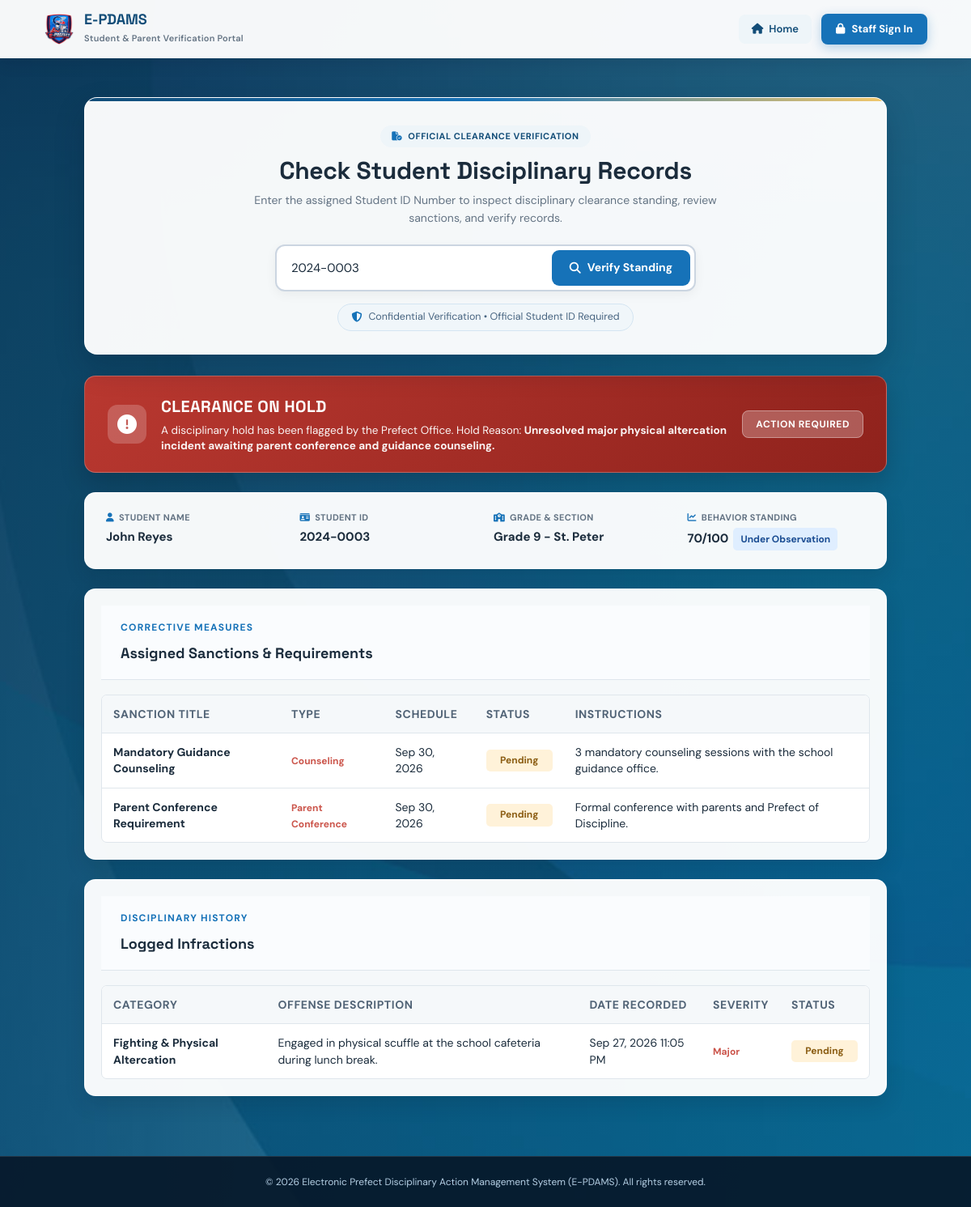
Page /pages/user/dashboard.php?student_number=2024-0003 on the committed database.
### tables this page shows
CREATE TABLE `clearance_hold` (
  `hold_id` int(11) NOT NULL,
  `student_id` int(11) NOT NULL,
  `incident_id` int(11) DEFAULT NULL,
  `violation_id` int(11) DEFAULT NULL,
  `reason` text NOT NULL,
  `placed_by` int(11) DEFAULT NULL,
  `hold_date` date NOT NULL,
  `expected_resolution_date` date DEFAULT NULL,
  `status` varchar(30) NOT NULL DEFAULT 'ON_HOLD',
  `resolution_date` date DEFAULT NULL,
  `resolution_type` varchar(50) DEFAULT NULL,
  `resolution_notes` text DEFAULT NULL,
  `resolved_by` int(11) DEFAULT NULL,
  `release_date` date DEFAULT NULL,
  `released_date` date DEFAULT NULL,
  `release_reason` text DEFAULT NULL,
  `release_notes` text DEFAULT NULL,
  `released_by` int(11) DEFAULT NULL,
  `notes` text DEFAULT NULL,
  `created_at` timestamp NOT NULL DEFAULT current_timestamp(),
  `updated_at` timestamp NOT NULL DEFAULT current_timestamp() ON UPDATE current_timestamp()
);

CREATE TABLE `students` (
  `student_id` int(11) NOT NULL,
  `student_number` varchar(50) NOT NULL,
  `first_name` varchar(50) NOT NULL,
  `middle_name` varchar(50) DEFAULT NULL,
  `last_name` varchar(50) NOT NULL,
  `gender` varchar(20) DEFAULT NULL,
  `grade_level` varchar(50) DEFAULT NULL,
  `section` varchar(50) DEFAULT NULL,
  `parent_name` varchar(100) DEFAULT NULL,
  `parent_contact` varchar(50) DEFAULT NULL,
  `parent_email` varchar(100) DEFAULT NULL,
  `address` text DEFAULT NULL,
  `status` varchar(20) NOT NULL DEFAULT 'Active',
  `created_at` timestamp NOT NULL DEFAULT current_timestamp()
);

CREATE TABLE `sanctions` (
  `sanction_id` int(11) NOT NULL,
  `infraction_id` int(11) NOT NULL,
  `student_id` int(11) NOT NULL,
  `sanction_name` varchar(150) NOT NULL,
  `sanction_type` varchar(50) NOT NULL,
  `description` text DEFAULT NULL,
  `start_date` date DEFAULT NULL,
  `end_date` date DEFAULT NULL,
  `status` varchar(30) NOT NULL DEFAULT 'Pending',
  `assigned_by` int(11) DEFAULT NULL,
  `completion_notes` text DEFAULT NULL,
  `completed_at` datetime DEFAULT NULL,
  `created_at` timestamp NOT NULL DEFAULT current_timestamp()
);

CREATE TABLE `infraction_logging` (
  `infraction_id` int(11) NOT NULL,
  `student_id` int(11) NOT NULL,
  `category_id` int(11) NOT NULL,
  `sanction_id` int(11) DEFAULT NULL,
  `offense_committed` text NOT NULL,
  `date_time` datetime NOT NULL,
  `evidence` text DEFAULT NULL,
  `status` varchar(30) NOT NULL DEFAULT 'Pending',
  `created_at` timestamp NOT NULL DEFAULT current_timestamp()
);

CREATE TABLE `violation_category` (
  `category_id` int(11) NOT NULL,
  `category_name` varchar(100) NOT NULL,
  `severity` enum('Minor','Moderate','Major') NOT NULL DEFAULT 'Minor',
  `status` varchar(20) NOT NULL DEFAULT 'Active',
  `created_at` timestamp NOT NULL DEFAULT current_timestamp()
);

### server/db.php (called while the page is built, shortened)
<?php
function sanitizeStudentNumber($number)
{
    $clean = trim((string) $number);
    if (preg_match('/^[A-Za-z0-9\-_\s]{1,50}$/', $clean)) {
        return $clean;
    }
    return '';
}
function normalizeStudentNumber($number)
{
    return preg_replace('/[^A-Za-z0-9]/', '', (string) $number);
}

### pages/user/dashboard.php (the view, shortened to what this page needs)
<?php
require_once '../../server/db.php';
$conn = getDbConnection();
$rawSearch = trim((string) ($_GET['student_number'] ?? ''));
$searchNumber = sanitizeStudentNumber($rawSearch);
$normalizedSearch = normalizeStudentNumber($searchNumber);
$studentData = null;
$violations = [];
$sanctions = [];
$clearanceHold = null;
$behaviorScore = 100;
$behaviorStatus = 'Excellent Conduct';
$badgeClass = 'approved';
if ($conn && $searchNumber !== '') {
    $stmt = $conn->prepare("SELECT * FROM students
                            WHERE student_number = ?
                               OR REPLACE(REPLACE(REPLACE(student_number, '-', ''), ' ', ''), '_', '') = ?
                            LIMIT 1");
    $stmt->bind_param('ss', $searchNumber, $normalizedSearch);
    $stmt->execute();
    $studentData = $stmt->get_result()->fetch_assoc();
    if ($studentData) {
        $sid = (int) $studentData['student_id'];
        $hStmt = $conn->prepare("SELECT * FROM clearance_hold WHERE student_id = ? AND LOWER(status) IN ('active', 'on_hold') ORDER BY hold_date DESC LIMIT 1");
        $hStmt->bind_param('i', $sid);
        $hStmt->execute();
        $clearanceHold = $hStmt->get_result()->fetch_assoc();
        $vStmt = $conn->prepare("SELECT i.*, vc.category_name, vc.severity FROM infraction_logging i INNER JOIN violation_category vc ON vc.category_id = i.category_id WHERE i.student_id = ? ORDER BY i.date_time DESC");
        $vStmt->bind_param('i', $sid);
        $vStmt->execute();
        $vRes = $vStmt->get_result();
        while ($vr = $vRes->fetch_assoc()) $violations[] = $vr;
        $sStmt = $conn->prepare("SELECT * FROM sanctions WHERE student_id = ? ORDER BY created_at DESC");
        $sStmt->bind_param('i', $sid);
        $sStmt->execute();
        $sRes = $sStmt->get_result();
        while ($sr = $sRes->fetch_assoc()) $sanctions[] = $sr;
        $minorCount = 0;
        $moderateCount = 0;
        $majorCount = 0;
        foreach ($violations as $v) {
            $sev = $v['severity'];
            if ($sev === 'Minor') $minorCount++;
            elseif ($sev === 'Moderate') $moderateCount++;
            elseif ($sev === 'Major') $majorCount++;
        }
        $pStmt = $conn->prepare("SELECT COALESCE(SUM(points), 0) AS total_pts FROM behavior_points WHERE student_id = ?");
        $pStmt->bind_param('i', $sid);
        $pStmt->execute();
        $bonus = (int) ($pStmt->get_result()->fetch_assoc()['total_pts'] ?? 0);
        $deductions = ($minorCount * 2) + ($moderateCount * 5) + ($majorCount * 15);
        $raw = 100 - $deductions + $bonus;
        $behaviorScore = max(0, min(100, $raw));
        if ($behaviorScore >= 90) {
            $behaviorStatus = 'Excellent Conduct';
            $badgeClass = 'approved';
        } elseif ($behaviorScore >= 80) {
            $behaviorStatus = 'Good Conduct';
            $badgeClass = 'approved';
        } elseif ($behaviorScore >= 70) {
            $behaviorStatus = 'Under Observation';
            $badgeClass = 'review';
        } else {
            $behaviorStatus = 'Intervention Required';
            $badgeClass = 'pending';
        }
    }
}
?>
<!DOCTYPE html>
<html lang="en">
<head>
    <link rel="stylesheet" href="../css/style.css?v=animations-v1">
    <link rel="stylesheet" href="https://cdnjs.cloudflare.com/ajax/libs/font-awesome/6.5.2/css/all.min.css">
</head>
<body class="portal-body">
    <div class="portal-page-shell">
        <header class="portal-nav">
            <a href="../../index.php" class="portal-brand">
                <img src="../../assets/logo.png" alt="E-PDAMS Logo">
                <div class="portal-brand-text">
                    <strong>E-PDAMS</strong>
                    <span>Student &amp; Parent Verification Portal</span>
                </div>
            </a>
            <div class="portal-nav-actions">
                <a href="../../index.php" class="nav-btn-home">
                    <i class="fa-solid fa-house"></i>
                    <span>Home</span>
                </a>
                <a href="../../auth/auth_login.php" class="nav-btn-login">
                    <i class="fa-solid fa-lock"></i>
                    <span>Staff Sign In</span>
                </a>
            </div>
        </header>
        <main class="portal-content-wrap">
            <section class="search-hero" aria-label="Student search form">
                <div class="search-badge">
                    <i class="fa-solid fa-file-circle-check"></i>
                    <span>Official Clearance Verification</span>
                </div>
                <h1>Check Student Disciplinary Records</h1>
                <p>Enter the assigned Student ID Number to inspect disciplinary clearance standing, review sanctions, and verify records.</p>
                <form method="get" action="dashboard.php" class="search-input-group" role="search">
                    <input type="text" name="student_number" value="<?= htmlspecialchars($rawSearch); ?>" placeholder="Enter Student ID Number..." required autocomplete="off">
                    <button type="submit">
                        <i class="fa-solid fa-magnifying-glass"></i>
                        <span>Verify Standing</span>
                    </button>
                </form>
                <div class="search-privacy-hint">
                    <i class="fa-solid fa-shield-halved" aria-hidden="true"></i>
                    <span>Confidential Verification &bull; Official Student ID Required</span>
                </div>
            </section>
            <?php if ($studentData): ?>
                <?php if ($clearanceHold): ?>
                    <div class="clearance-banner on_hold" role="alert">
                        <div class="banner-content">
                            <div class="banner-icon">
                                <i class="fa-solid fa-circle-exclamation"></i>
                            </div>
                            <div class="banner-text">
                                <h2>CLEARANCE ON HOLD</h2>
                                <p>A disciplinary hold has been flagged by the Prefect Office. Hold Reason: <strong><?= htmlspecialchars($clearanceHold['reason']); ?></strong></p>
                            </div>
                        </div>
                        <div>
                            <span class="banner-badge">ACTION REQUIRED</span>
                        </div>
                    </div>
                <?php endif; ?>
                <section class="student-profile-summary" aria-label="Student profile overview">
                    <div class="profile-stat-box">
                        <span class="stat-label"><i class="fa-solid fa-user"></i> Student Name</span>
                        <span class="stat-val"><?= htmlspecialchars($studentData['first_name'] . ' ' . $studentData['last_name']); ?></span>
                    </div>
                    <div class="profile-stat-box">
                        <span class="stat-label"><i class="fa-solid fa-id-card"></i> Student ID</span>
                        <span class="stat-val"><?= htmlspecialchars($studentData['student_number']); ?></span>
                    </div>
                    <div class="profile-stat-box">
                        <span class="stat-label"><i class="fa-solid fa-school"></i> Grade &amp; Section</span>
                        <span class="stat-val"><?= htmlspecialchars($studentData['grade_level'] . ' - ' . $studentData['section']); ?></span>
                    </div>
                    <div class="profile-stat-box">
                        <span class="stat-label"><i class="fa-solid fa-chart-line"></i> Behavior Standing</span>
                        <span class="stat-val">
                            <span><?= $behaviorScore; ?>/100</span>
                            <span class="status-badge <?= $badgeClass; ?>"><?= $behaviorStatus; ?></span>
                        </span>
                    </div>
                </section>
                <section class="activity-panel" aria-label="Assigned sanctions">
                    <div class="panel-heading">
                        <div>
                            <p class="eyebrow">Corrective Measures</p>
                            <h2>Assigned Sanctions &amp; Requirements</h2>
                        </div>
                    </div>
                    <div class="records-table-wrap">
                        <table class="records-table">
                            <thead>
                                <tr>
                                    <th>Sanction Title</th>
                                    <th>Type</th>
                                    <th>Schedule</th>
                                    <th>Status</th>
                                    <th>Instructions</th>
                                </tr>
                            </thead>
                            <tbody>
                                <?php if (!empty($sanctions)): ?>
                                    <?php foreach ($sanctions as $san): ?>
                                        <tr>
                                            <td data-label="Sanction Title"><strong><?= htmlspecialchars($san['sanction_name']); ?></strong></td>
                                            <td data-label="Type"><span class="severity-label"><?= htmlspecialchars($san['sanction_type']); ?></span></td>
                                            <td data-label="Schedule"><?= $san['start_date'] ? htmlspecialchars(date('M j, Y', strtotime($san['start_date']))) : 'Immediate'; ?></td>
                                            <td data-label="Status"><span class="status-badge <?= strtolower($san['status']) === 'completed' ? 'approved' : 'pending'; ?>"><?= htmlspecialchars($san['status']); ?></span></td>
                                            <td data-label="Instructions"><?= htmlspecialchars($san['description'] ?: 'Complete as instructed by prefect.'); ?></td>
                                        </tr>
                                    <?php endforeach; ?>
                                <?php else: ?>
                                    <tr><td colspan="5" style="text-align:center; color:var(--muted); padding:24px;">No pending corrective measures on file.</td></tr>
                                <?php endif; ?>
                            </tbody>
                        </table>
                    </div>
                </section>
                <section class="activity-panel" aria-label="Infractions history">
                    <div class="panel-heading">
                        <div>
                            <p class="eyebrow">Disciplinary History</p>
                            <h2>Logged Infractions</h2>
                        </div>
                    </div>
                    <div class="records-table-wrap">
                        <table class="records-table">
                            <thead>
                                <tr>
                                    <th>Category</th>
                                    <th>Offense Description</th>
                                    <th>Date Recorded</th>
                                    <th>Severity</th>
                                    <th>Status</th>
                                </tr>
                            </thead>
                            <tbody>
                                <?php if (!empty($violations)): ?>
                                    <?php foreach ($violations as $v): ?>
                                        <tr>
                                            <td data-label="Category"><strong><?= htmlspecialchars($v['category_name']); ?></strong></td>
                                            <td data-label="Offense Description"><?= htmlspecialchars($v['offense_committed']); ?></td>
                                            <td data-label="Date Recorded"><?= htmlspecialchars(date('M j, Y g:i A', strtotime($v['date_time']))); ?></td>
                                            <td data-label="Severity"><span class="severity-label"><?= htmlspecialchars($v['severity']); ?></span></td>
                                            <td data-label="Status"><span class="status-badge <?= strtolower($v['status']) === 'resolved' ? 'approved' : 'pending'; ?>"><?= htmlspecialchars($v['status']); ?></span></td>
                                        </tr>
                                    <?php endforeach; ?>
                                <?php else: ?>
                                    <tr><td colspan="5" style="text-align:center; color:var(--muted); padding:24px;">No disciplinary violations recorded.</td></tr>
                                <?php endif; ?>
                            </tbody>
                        </table>
                    </div>
                </section>
            <?php endif; ?>
        </main>
        <footer class="portal-footer">
            <div>
                &copy; <?= date('Y'); ?> Electronic Prefect Disciplinary Action Management System (E-PDAMS). All rights reserved.
            </div>
        </footer>
    </div>
</body>
</html>

### rows in the picture
clearance_hold: reason "Unresolved major physical altercation incident awaiting parent conference and guidance counseling."
students: first_name+last_name "John Reyes", student_number "2024-0003", grade_level+section "Grade 9 - St. Peter"
sanctions: sanction_name "Mandatory Guidance Counseling", sanction_type "Counseling", start_date "Sep 30, 2026", status "Pending", description "3 mandatory counseling sessions with the school guidance office."
sanctions: sanction_name "Parent Conference Requirement", sanction_type "Parent Conference", start_date "Sep 30, 2026", status "Pending", description "Formal conference with parents and Prefect of Discipline."
infraction_logging: category.category_name "Fighting & Physical Altercation", offense_committed "Engaged in physical scuffle at the school cafeteria during lunch break.", date_time "Sep 27, 2026 11:05 PM", category.severity "Major", status "Pending"

### other values in the picture
$behaviorScore "70"
$behaviorStatus "Under Observation"
